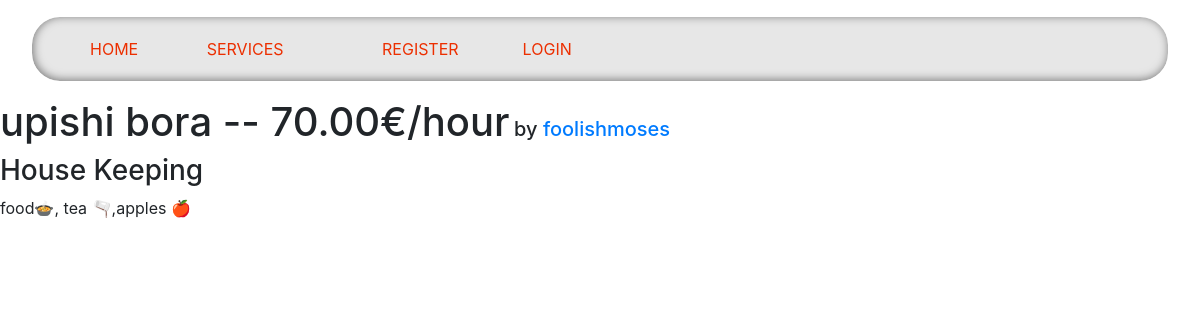
The app's page /services/17/ with its own data.
### services/models.py (models this page shows, shortened)
class Service(models.Model):
    company = models.ForeignKey(Company, on_delete=models.CASCADE)
    name = models.CharField(max_length=40)
    description = models.TextField()
    price_hour = models.DecimalField(decimal_places=2, max_digits=100)
    rating = models.IntegerField(validators=[MinValueValidator(
        0), MaxValueValidator(5)], default=0)
    choices = (
        ('Air Conditioner', 'Air Conditioner'),
        ('Carpentry', 'Carpentry'),
        ('Electricity', 'Electricity'),
        ('Gardening', 'Gardening'),
        ('Home Machines', 'Home Machines'),
        ('House Keeping', 'House Keeping'),
        ('Interior Design', 'Interior Design'),
        ('Locks', 'Locks'),
        ('Painting', 'Painting'),
        ('Plumbing', 'Plumbing'),
        ('Water Heaters', 'Water Heaters'),
    )
    field = models.CharField(max_length=30, blank=False,
                             null=False, choices=choices)
    date = models.DateTimeField(auto_now=True, null=False)

### users/models.py (models this page shows, shortened)
class Company(models.Model):
    user = models.OneToOneField(
        User, on_delete=models.CASCADE, primary_key=True)
    field = models.CharField(max_length=70, choices=(('Air Conditioner', 'Air Conditioner'),
                                                     ('All in One', 'All in One'),
                                                     ('Carpentry', 'Carpentry'),
                                                     ('Electricity',
                                                      'Electricity'),
                                                     ('Gardening', 'Gardening'),
                                                     ('Home Machines',
                                                      'Home Machines'),
                                                     ('House Keeping',
                                                      'House Keeping'),
                                                     ('Interior Design',
                                                      'Interior Design'),
                                                     ('Locks', 'Locks'),
                                                     ('Painting', 'Painting'),
                                                     ('Plumbing', 'Plumbing'),
                                                     ('Water Heaters', 'Water Heaters')), blank=False, null=False)
    rating = models.IntegerField(
        validators=[MaxValueValidator(5), MinValueValidator(0)], default=0)

class User(AbstractUser):
    is_company = models.BooleanField(default=False)
    is_customer = models.BooleanField(default=False)
    email = models.EmailField(unique=True)
    USERNAME_FIELD = 'email'
    REQUIRED_FIELDS = ['username']
    def __str__(self):
        return self.username

### services/views.py (the view)
# urls.py: path('<int:id>/', views.index, name='index'),
def index(request, id):
    service = Service.objects.get(id=id)
    return render(request, 'services/single_service.html', {'service': service})

### services/templates/services/single_service.html (shortened to what this page needs)
{% extends 'main/base.html' %}
{% block content %}
    <div class='service_info_header'>
        <h1>{{service.name}} -- {{service.price_hour}}€/hour</h1>
        <h5>by <a href="/company/{{service.company.user}}">{{service.company.user}}</a></h5>
    </div>
    <h3>{{service.field}}</h3>
    <p style="text-align: left;">{{service.description}}</p>
{% endblock %}

### static/css/style.css (style rules this page uses)
body { background: #292929; font-family: 'Lexend Exa', sans-serif; padding: 0; margin: 0; }
a { color: #ee5e4b; text-decoration: none; }
.service_info_header { display: block ruby; }
.service_info_header h5 { float: right; }

### records on screen
Service: name "upishi bora", price_hour "70.00", company.user "foolishmoses", field "House Keeping", description "food🍲, tea 🫗,apples 🍎"
